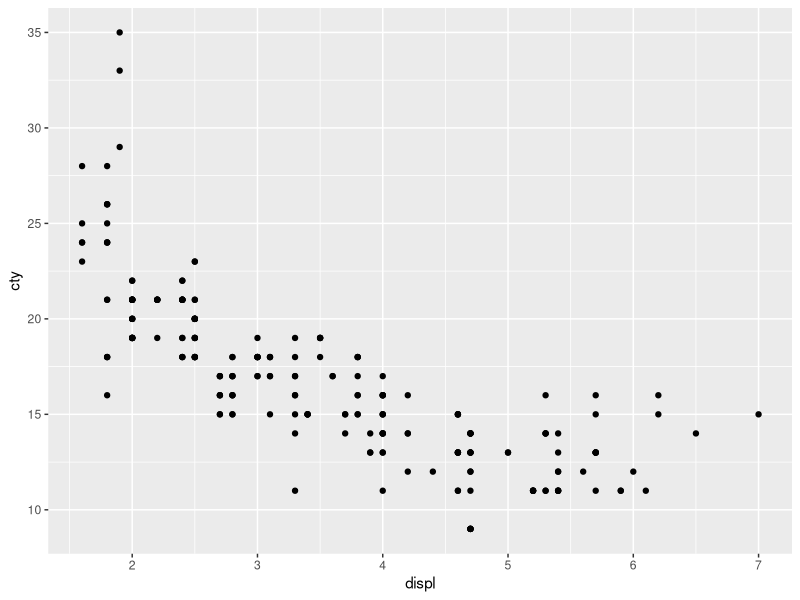
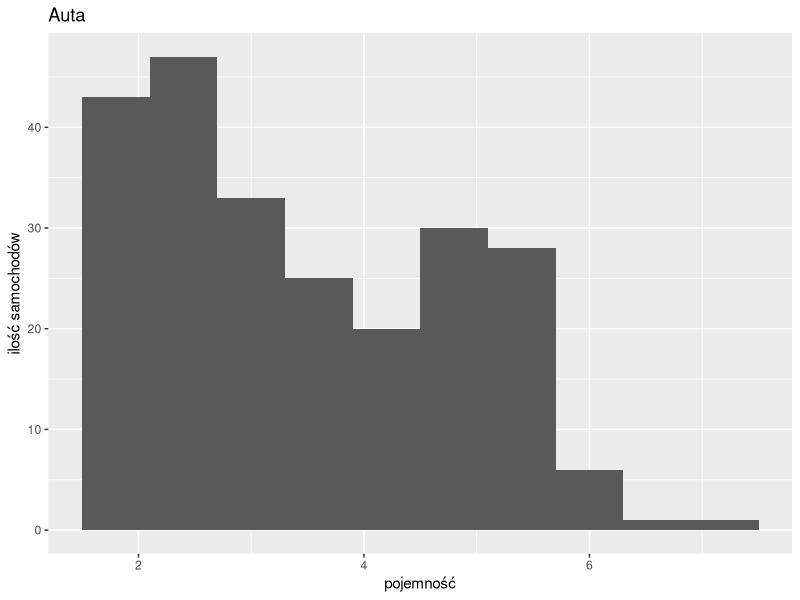

Write the R code that produced these figures, in order.
## ---- chunk 1
library(ggplot2)
ggplot(data = mpg) +
geom_point(mapping = aes(x = displ , y = cty))
## ---- chunk 2
library(tidyverse)
diamonds %>% filter(cut == "Very Good")
## ---- chunk 3
ggplot(data = mpg) +
  geom_histogram(mapping  = aes(displ), bins = 10) +
  labs(title = "Auta", x = "pojemność", y = "ilość samochodów")
